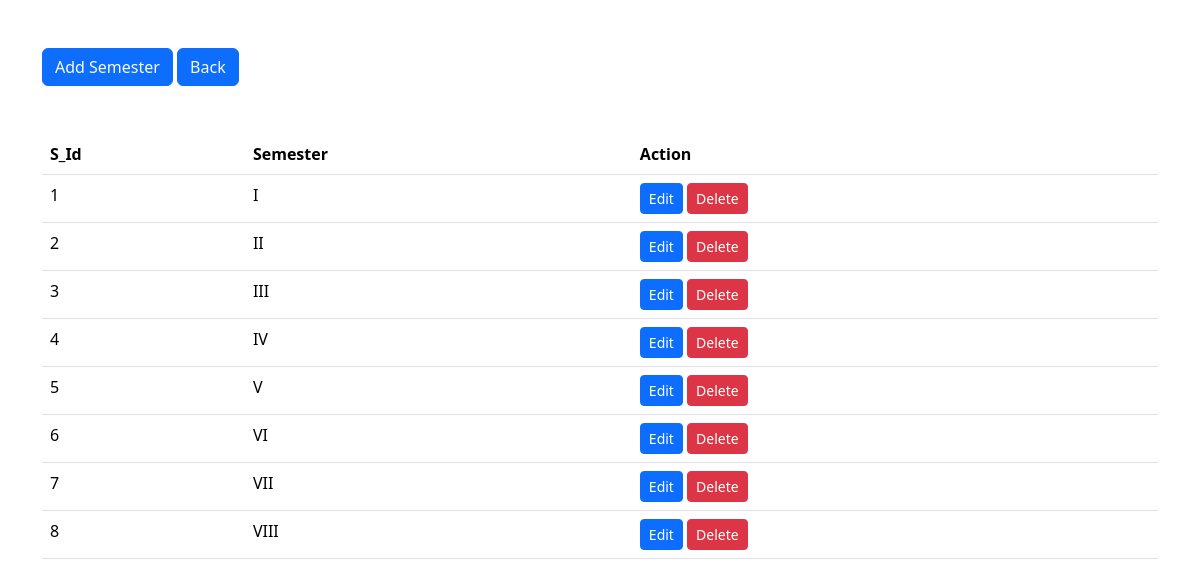
Page /semester.php on the committed database.
### tables this page shows
CREATE TABLE `sem_tbl` (
  `s_id` int(20) NOT NULL,
  `sem` varchar(50) NOT NULL,
  `flag` int(20) NOT NULL
);

### semester.php (the view, shortened to what this page needs)
<?php
@include 'db.php';
$select = "select * from sem_tbl where flag = 0";
$run = mysqli_query($conn,$select);
?>
<!DOCTYPE html>
<html>
<head>
   <link rel="stylesheet" href="https://cdn.jsdelivr.net/npm/bootstrap@5.3.3/dist/css/bootstrap.min.css"/>
</head>
<body>
<div class="container">
      <button class="btn btn-primary my-5">
            <a href="addsem.php" class="text-light" style="text-decoration: none;">Add Semester</a>
      </button>
      <button class="btn btn-primary my-5">
            <a href="back.php" class="text-light" style="text-decoration: none;">Back</a>
      </button>
      <table class="table">
  <thead>
    <tr>
      <th scope="col">S_Id</th>
      <th scope="col">Semester</th>
      <th scope="col">Action</th>
    </tr>
  </thead>
  <tbody>
  <?php
      while($row = mysqli_fetch_assoc($run)) {
      echo
      "<tr>
      <td>".$row['s_id']."</td>
      <td>".$row['sem']."</td>
      <td>
            <a class='btn btn-primary btn-sm' href='s_edit.php?id=$row[s_id]'>Edit</a>
            <a class='btn btn-danger btn-sm' href='s_delete.php?id=$row[s_id]'  onclick='return check()'>Delete</a>
      </td>
    </tr>";
}
?>
</div>
</body>
</html>

### rows in the picture
sem_tbl: s_id "1", sem "I"
sem_tbl: s_id "2", sem "II"
sem_tbl: s_id "3", sem "III"
sem_tbl: s_id "4", sem "IV"
sem_tbl: s_id "5", sem "V"
sem_tbl: s_id "6", sem "VI"
sem_tbl: s_id "7", sem "VII"
sem_tbl: s_id "8", sem "VIII"
